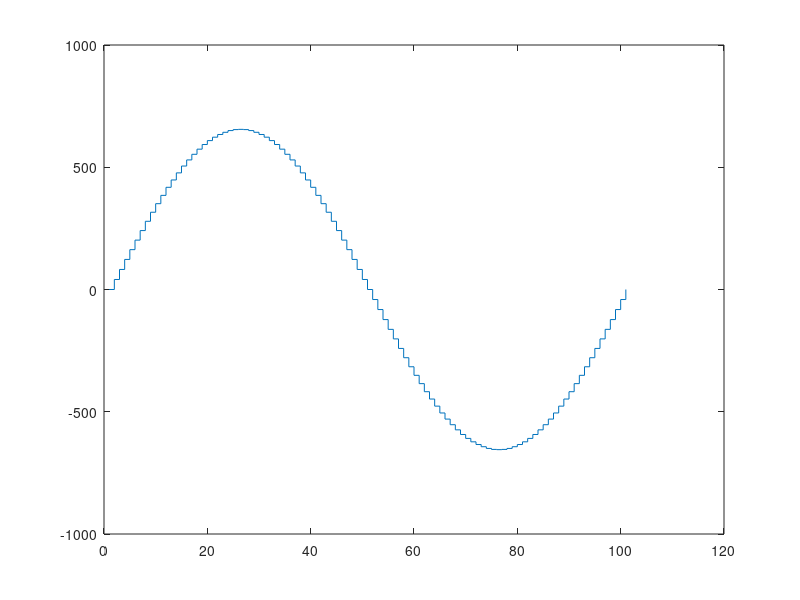

The MATLAB source for this figure:


N = 12;% numero de bits
No = 16;
sm = 100;% cantidad de muestras;

t = linspace(0, 2*pi, sm+1);
y = round(sin(t)*655);

stairs(y);
p= cell(sm, 1);

for i=1:1:sm-1
    if y(i) >=0 % si es positivo
        p{i, 1} = [num2str(i-1) ' => B"' dec2bin(y(i), No) '",']; 
    else % si es negativo se debe usar complemento a 2
        % se suma y(i) porque si entra al else entonces es negativo
        p{i, 1} = [num2str(i-1) ' => B"' dec2bin(2^No+y(i), No) '",']; 
    end
end
if y(i) >=0 % si es positivo
    p{sm, 1} = [num2str(sm-1) ' => B"' dec2bin(y(sm), No) '"'];
else % se hace lo mismom pero duera del ciclo porque al ultimo elemento
    % de la tabla no se le concatena coma (,) al final
    p{sm, 1} = [num2str(sm-1) ' => B"' dec2bin(2^No+y(sm), No) '"'];
end

fid = fopen("tab.txt", 'w');

for i=1:1:sm
    fprintf(fid, [p{i, 1} '\n']);
end